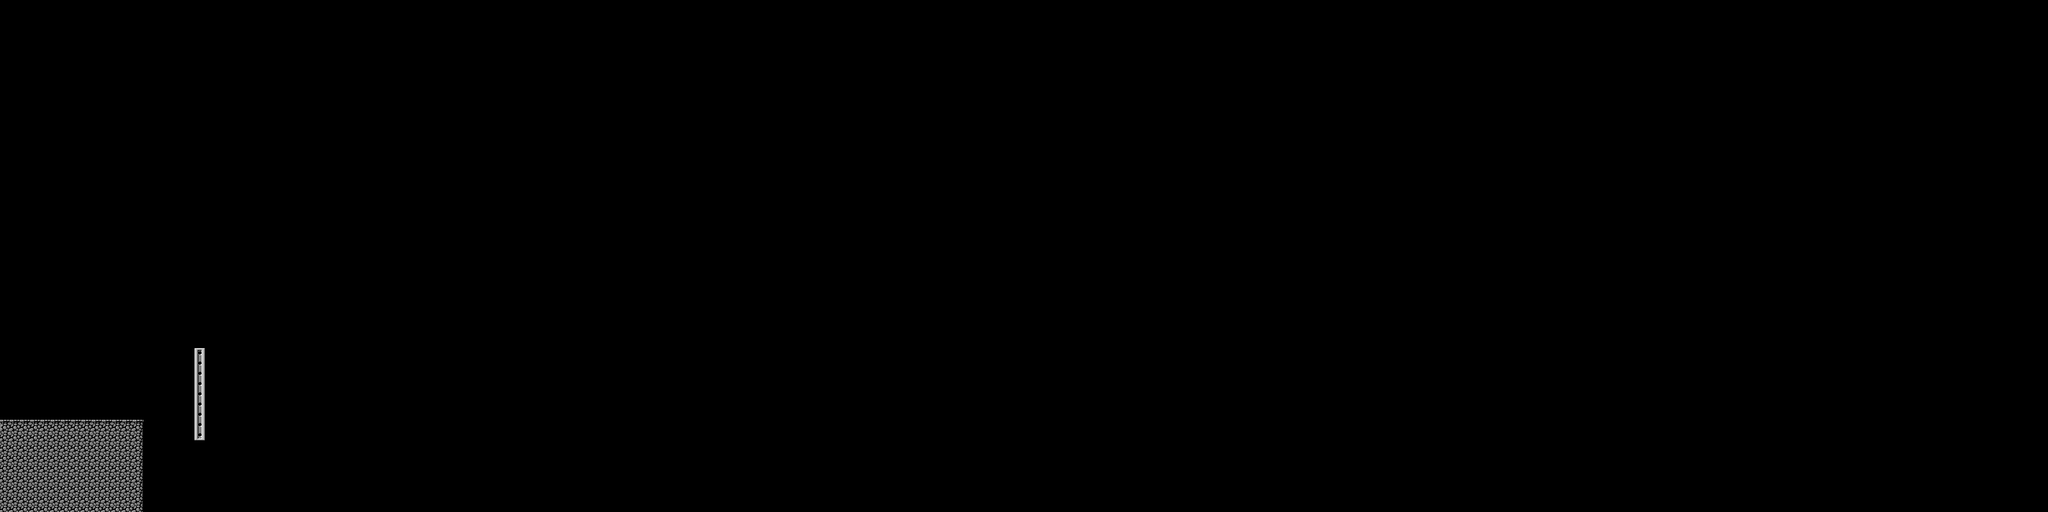

A 2D game scene composited from a Tiled map and its tileset images. What follows is a short description and the map's XML, with each tile layer's data collapsed to a summary:
An orthogonal 200x50 tile map with 32x32 px tiles, 1 tile layer (Tile Layer 1).

<map version="1.9" tiledversion="1.9.0" orientation="orthogonal" renderorder="right-down" width="200" height="50" tilewidth="32" tileheight="32" infinite="0" nextlayerid="2" nextobjectid="1">
 <tileset firstgid="1" source="../tsx/Tileset1.tsx" />
 <layer id="1" name="Tile Layer 1" width="200" height="50">
  <data>[10000 cells, 135 non-empty, 8 distinct tile ids]</data>
 </layer>
</map>
